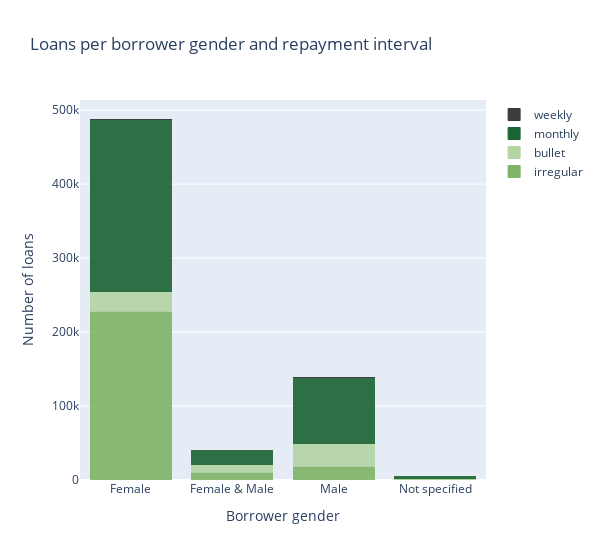

The cell this chart's notebook holds for it:
### Markdown cell above
The maximum number of female borrowers are for Clothing, Food and Retail. For male borrowers, Personal Use and Agriculture have the maximum numbers of borrowes.

Let’s check as well the loan repayment interval, grouped on female only, male only and mix gender borrowers. We also group by repayment interval (monthly, irregular, weekly, bullet).

### Code cell
data = []
repayment_interval = kiva_loans_df.repayment_interval.unique()
cl =[2, 1, 4, 5]
for i, ry in enumerate(repayment_interval):
    df = kiva_loans_df.loc[kiva_loans_df.repayment_interval==ry]
    df = df.groupby("borrower_gen")["loan_amount"].count().reset_index()
    df.columns = ["Borrower gender", "Number of loans"]
    trace = go.Bar(
        x = df['Borrower gender'],y = df['Number of loans'],
        name=ry,
        marker=dict(
                    color=color_list[cl[i]],
                    line=dict(
                        color=color_list[cl[i]],
                        width=1),
                    opacity=0.9,
                ),
    )
    data.append(trace)
    
layout = dict(title = 'Loans per borrower gender and repayment interval',
          xaxis = dict(title = 'Borrower gender', showticklabels=True), 
          yaxis = dict(title = 'Number of loans'),
          hovermode = 'closest',
          barmode='stack',
          width=600
         )
fig = dict(data=data, layout=layout)
iplot(fig, filename='sector-repayment-interval')

### Figure 1 — Plotly figure (JSON) as saved in the notebook; plotly's stock layout.template omitted (floating-point values rounded to 4 significant figures)
{"data": [{"marker": {"color": "#7fb466", "line": {"color": "#7fb466", "width": 1}, "opacity": 0.9}, "name": "irregular", "type": "bar", "x": ["Female", "Female & Male", "Male", "Not specified"], "y": [227768, 10128, 18677, 585]}, {"marker": {"color": "#b4d4a4", "line": {"color": "#b4d4a4", "width": 1}, "opacity": 0.9}, "name": "bullet", "type": "bar", "x": ["Female", "Female & Male", "Male", "Not specified"], "y": [27728, 11299, 30611, 1090]}, {"marker": {"color": "#1a6333", "line": {"color": "#1a6333", "width": 1}, "opacity": 0.9}, "name": "monthly", "type": "bar", "x": ["Female", "Female & Male", "Male", "Not specified"], "y": [232014, 18953, 89204, 2546]}, {"marker": {"color": "#3b3b3b", "line": {"color": "#3b3b3b", "width": 1}, "opacity": 0.9}, "name": "weekly", "type": "bar", "x": ["Female", "Male"], "y": [571, 31]}], "layout": {"barmode": "stack", "hovermode": "closest", "title": {"text": "Loans per borrower gender and repayment interval"}, "width": 600, "xaxis": {"showticklabels": true, "title": {"text": "Borrower gender"}}, "yaxis": {"title": {"text": "Number of loans"}}}}
